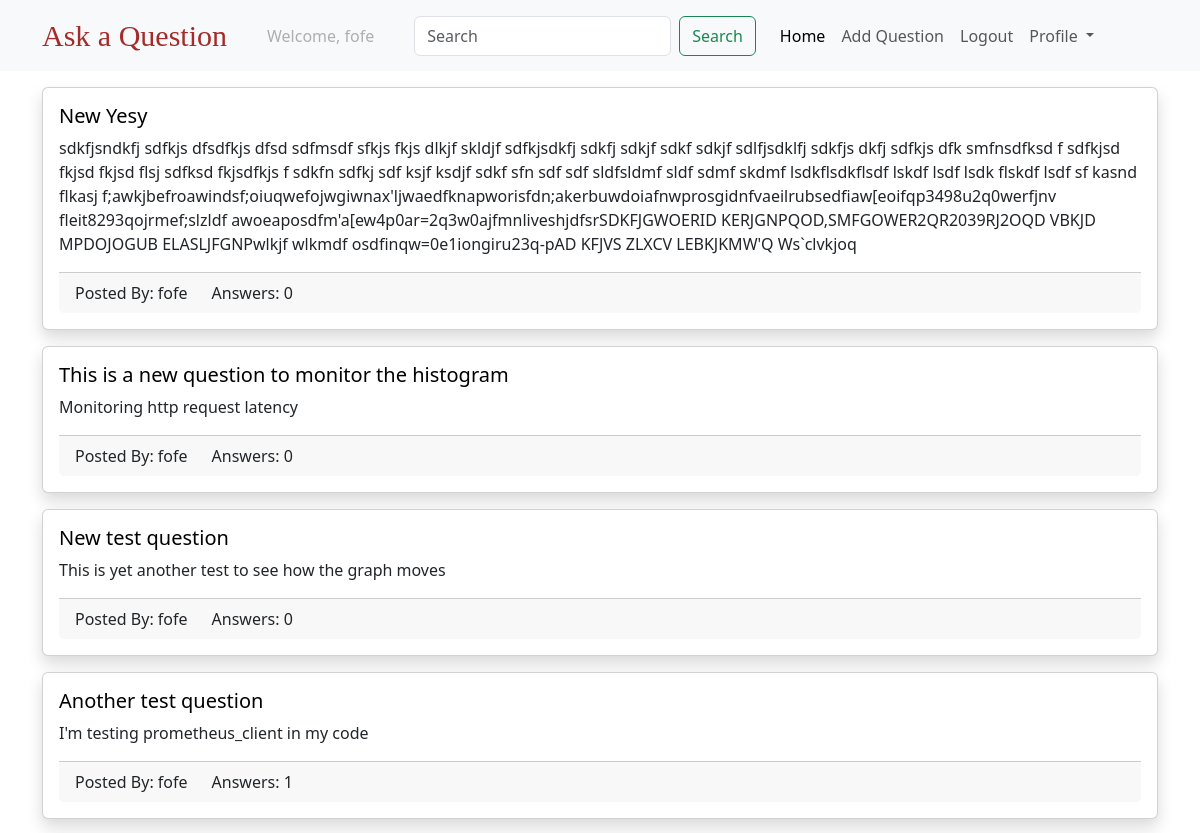
The page /question/ (signed in, upper part) on the database as committed earlier.
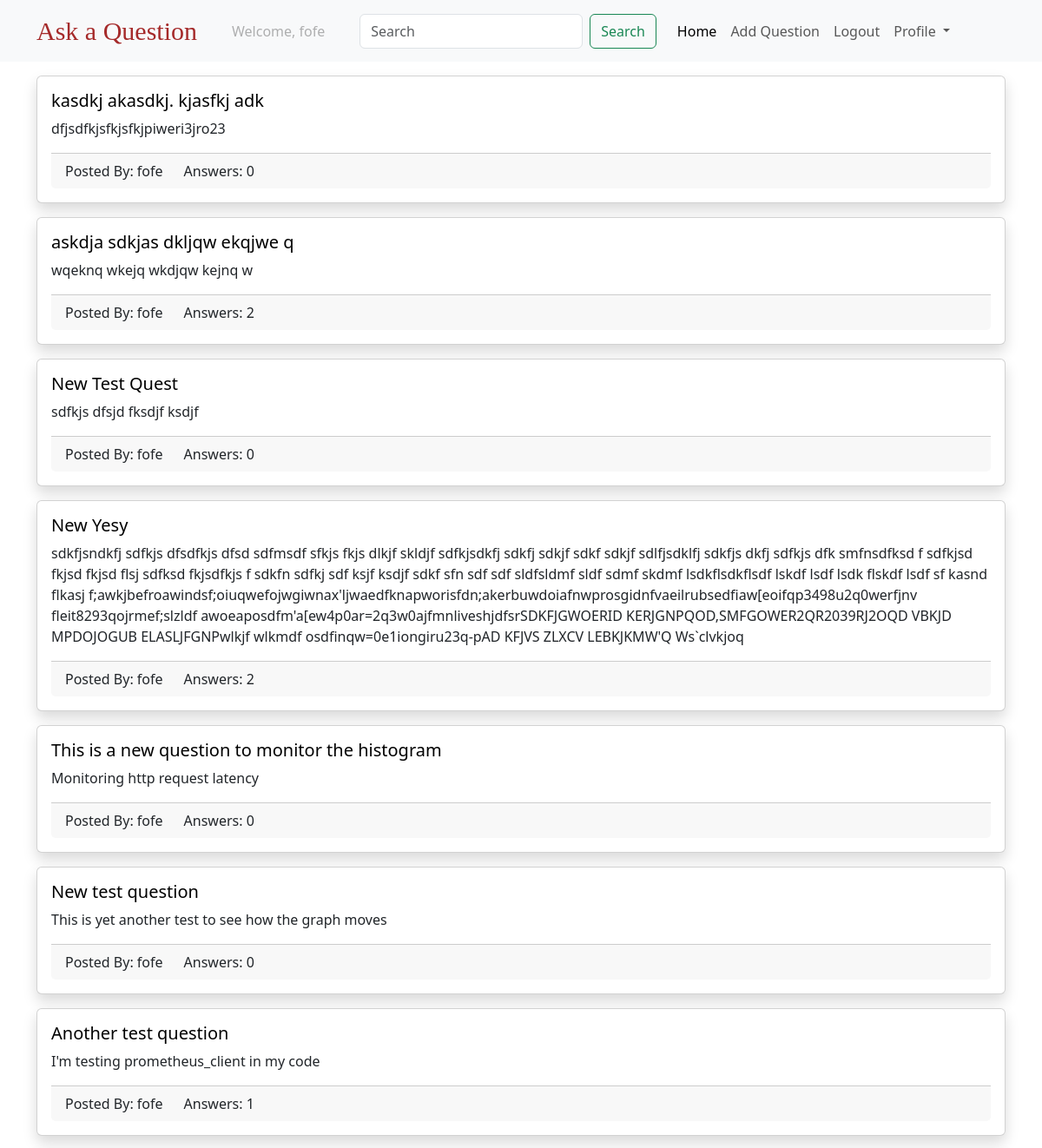
The same page on the database as committed later.
### questions/models.py (models this page shows, shortened)
class Question(models.Model):
    created_at = models.DateTimeField(auto_now_add=True)
    title = models.CharField(max_length=250)
    body = models.TextField()
    slug = models.SlugField(max_length=250, unique=True)
    author = models.ForeignKey(settings.AUTH_USER_MODEL,
                               on_delete=models.CASCADE, related_name="questions")

### users/models.py (models this page shows)
class CustomUser(AbstractUser):
    pass

### questions/views.py (the view)
# urls.py: path('question/', question_list, name='qlist'),
@login_required
def question_list(request):
    if 'q' in request.GET:
        q = request.GET['q']
        question_lister = Question.objects.filter(title__icontains=q).order_by('-created_at')
    else:
        question_lister = Question.objects.all().order_by('-created_at')
    return render(request, 'QList.html', {"question_lister": question_lister})

### templates/QList.html (shortened to what this page needs)
{% extends 'base.html' %}
{% block body %}
    <div class="container mt-3">
        {% for question in question_lister %}
            <div class="card mt-3 shadow">
                <div class="card-body">
                    <h5 class="card-title"><a class="link-style" href="{% url 'qdetails' question.slug %}">{{question.title}}</a></h5>
                    <p class="card-text">{{ question.body }}</p>
                    <div class="card-footer">
                        <div class="row">
                            <div class="col col-md-auto">
                                Posted By: {{ question.author.username  }}
                            </div>
                            <div class="col col-md-auto">
                                Answers: {{ question.answers.count  }}
                            </div>
                        </div>
                    </div>
                </div>
            </div>
        {% endfor %}
    </div>
{% endblock %}

Rows that differ between the two databases and show on the page:
added Question: title "kasdkj akasdkj. kjasfkj adk", body "dfjsdfkjsfkjsfkjpiweri3jro23", author.username "fofe", answers.count "0"
added Question: title "askdja sdkjas dkljqw ekqjwe q", body "wqeknq wkejq wkdjqw kejnq w", author.username "fofe", answers.count "2"
added Question: title "New Test Quest", body "sdfkjs dfsjd fksdjf ksdjf", author.username "fofe", answers.count "0"
computed for Question "New Yesy": answers.count "0" → "2"
